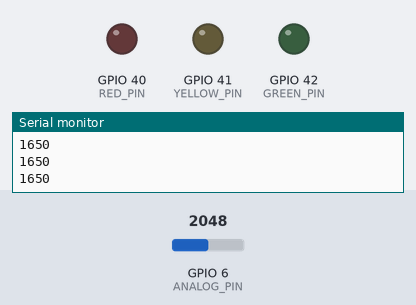
Recording of a sketch running on a simulated ESP32. On the bench: output pins drawn as LEDs (lit = HIGH), the last lines printed to the serial monitor. The test bench sets the inputs (shaded band); at power-on: GPIO 6 (ANALOG_PIN) = 2048.

Above: at 1.2 s.
1.3 s: GPIO 6 (ANALOG_PIN) set to 1916
2.8 s: GPIO 6 (ANALOG_PIN) set to 1801
At 4.1 s:
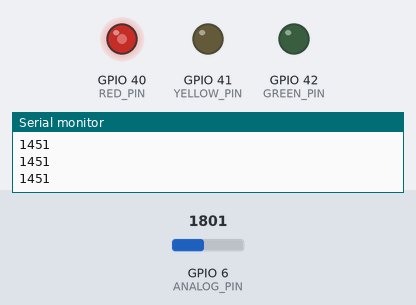
4.4 s: GPIO 6 (ANALOG_PIN) set to 1684
At 5.4 s:
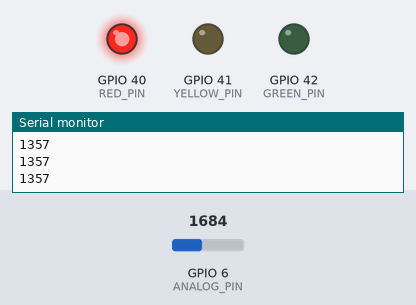
6.0 s: GPIO 6 (ANALOG_PIN) set to 532
7.5 s: GPIO 6 (ANALOG_PIN) set to 437
At 7.8 s:
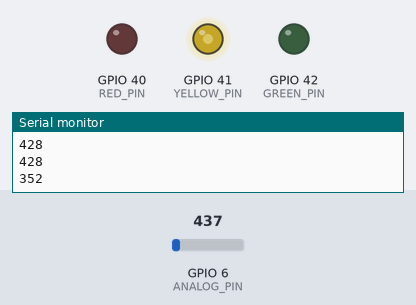
9.0 s: GPIO 6 (ANALOG_PIN) set to 350
At 10.3 s:
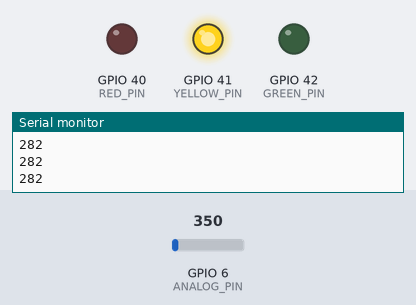
Timing chart, 0 to 11.6 s (numbered marks = the images above; inputs shaded):
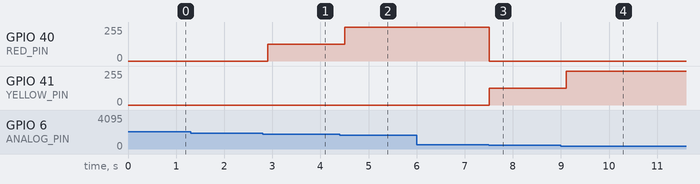

The sketch:

02c.ino
```cpp
#define ANALOG_PIN 6
#define RED_PIN     40
#define YELLOW_PIN  41
#define GREEN_PIN   42
#define PWM_FREQ    5000
#define PWM_RES     10

void setupPwm(int pin){
  ledcAttach(pin,PWM_FREQ,PWM_RES);
}

void setup() {
  analogSetAttenuation(ADC_11db);
  setupPwm(RED_PIN);
  setupPwm(YELLOW_PIN);
  setupPwm(GREEN_PIN);
}
int a,b,c;
// 1 -> 25%
// 4 -> 100%
void loop() {
  printf("%d\n",analogReadMilliVolts(ANALOG_PIN));
  delay(100);
  int val = analogReadMilliVolts(ANALOG_PIN);
  if (1400 < val && val < 1500){
    a = 2*256 - 1;
    b = 0;
    c = 0;
  }
  if (390 < val && val < 1400){
    a = 4*256 - 1;
    b = 0;
    c = 0;
  }
  if (350 < val && val < 390){
    a = 0;
    b = 2*256 - 1;
    c = 0;
  }
  if (200 < val && val < 340){
    a = 0;
    b = 4*256 - 1;
    c = 0;
  }
  if (100 < val && val < 200){
    a = 0;
    b = 0;
    c = 2*256 - 1;
  }
  if (val < 100){
    a = 0;
    b = 0;
    c = 4*256 - 1;
  }
  ledcWrite(RED_PIN, a);
  ledcWrite(YELLOW_PIN, b);
  ledcWrite(GREEN_PIN, c);
  delay(100);
}
```

Measured:
- the behaviour switches between 1862 and 1861 on GPIO 6 (ANALOG_PIN) (found by bisection; images 0 and 1)
- the behaviour switches between 1738 and 1737 on GPIO 6 (ANALOG_PIN) (found by bisection; images 1 and 2)
- the behaviour switches between 484 and 483 on GPIO 6 (ANALOG_PIN) (found by bisection; images 2 and 3)
- after the input at 2.8 s, GPIO 40 (RED_PIN): 0/255 → 127/255 after 0.10 s
- after the input at 4.4 s, GPIO 40 (RED_PIN): 127/255 → 255/255 after 0.11 s
- after the input at 7.5 s, GPIO 40 (RED_PIN): 255/255 → 0/255 at once; GPIO 41 (YELLOW_PIN): 0/255 → 127/255 at once
- after the input at 9.0 s, GPIO 41 (YELLOW_PIN): 127/255 → 255/255 after 0.11 s
